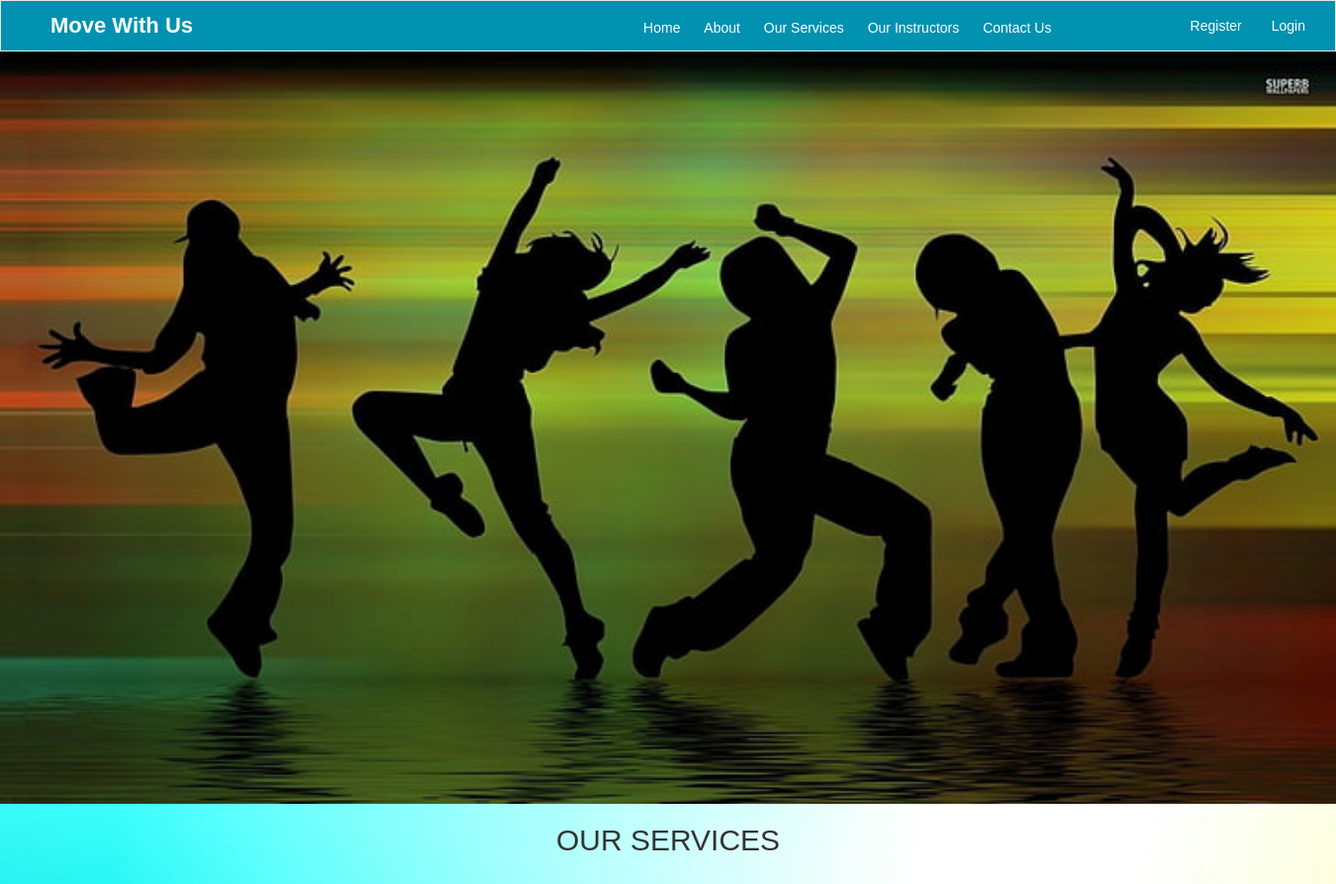
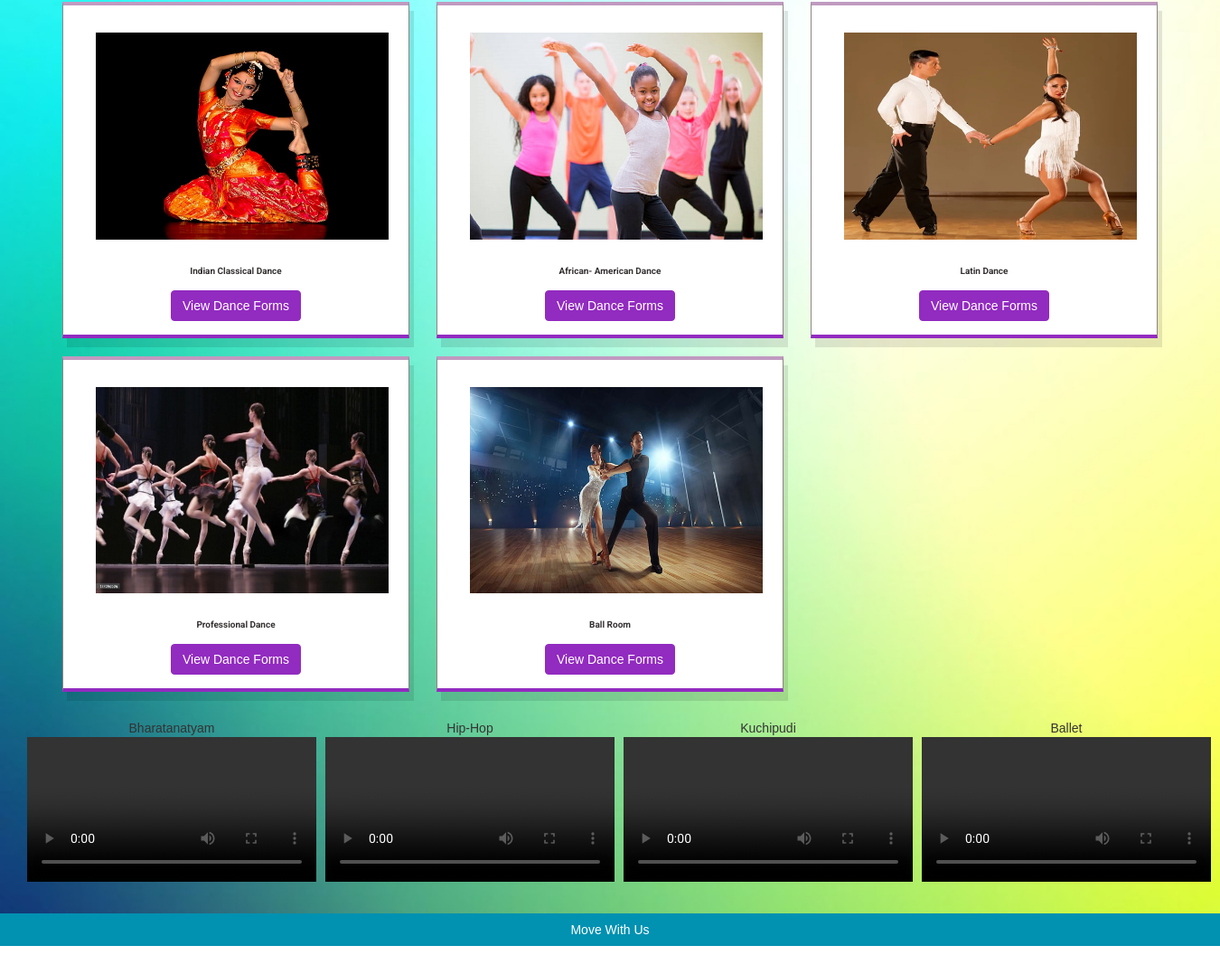
/services.php, run on the app's committed database (2 pictures, top to bottom).
### tables this page shows
CREATE TABLE `tbl_dance_categories` (
  `category_id` int(200) NOT NULL,
  `category_name` varchar(200) NOT NULL,
  `category_image` varchar(200) NOT NULL,
  `tag_name` varchar(100) NOT NULL
);

### services.php (the view, shortened to what this page needs)
<?php include('inc/header.php');?>
	<div class="container" style="padding: 0px;">
		<img src="assets/img/ourservices.jpg" alt="" width="100%" height="auto">
	</div>
  <div class="hero" style="background: url('assets/img/satrngicolor.jpg') no-repeat; background-size: cover;">
	<div class="row">
		<h2 style="text-align: center;">OUR SERVICES</h2>
  	</div>
  	<div class="row">
  		<div class="wrapper">
  			<?php
        include('config/db.php');
        $sql = "SELECT * FROM tbl_dance_categories";
        $getCategories = mysqli_query($conn, $sql);
           if(mysqli_num_rows($getCategories) > 0){
              while($row = mysqli_fetch_assoc($getCategories)){
                $category_id = $row['category_id'];
              ?>
            <div class="col-md-4" style="margin-top: 10px;">
              <div class="category-box">
                <img src=<?php echo $row['category_image'];?> style="width: 85%;    margin-left: 14px;" alt="Dance">
                <div class="category_name">
                <span style=""><?php echo $row['category_name'];?></span></div>
                <a href=viewDanceForms.php?id=<?php echo $category_id;?> class="btn btn-warning" style="background: #922bc0;border-color: #922bc0;">View Dance Forms</a>
              </div>
            </div>
          <?php }
        }
      ?>
  		</div>
  	</div>
    <div style="display: flex; justify-content: space-around; margin: 30px;">
    <div style="display: inline-block; margin-right: 10px;">
  <div style="text-align: center;">Bharatanatyam</div>
  <video width="320" controls>
    <source src="assets/video/bharatnatayam.mp4" type="video/mp4">
  </video>
</div>
<div style="display: inline-block; margin-right: 10px;">
  <div style="text-align: center;">Hip-Hop</div>
  <video width="320" controls>
    <source src="assets\video\hip-hop.mp4" type="video/mp4">
  </video>
</div>
<div style="display: inline-block; margin-right: 10px;">
  <div style="text-align: center;">Kuchipudi</div>
  <video width="320" controls>
    <source src="assets\video\kuchhipudi.mp4" type="video/mp4">
  </video>
</div>
<div style="display: inline-block; margin-right: 10px;">
  <div style="text-align: center;">Ballet</div>
  <video width="320" controls>
    <source src="assets\video\ballet.mp4" type="video/mp4">
  </video>
</div>
</div>
<?php include('inc/footer.php');?>
</div>

### inc/header.php (shortened to what this page needs)
<!doctype html>
<html lang="en">
  <head>
    <link rel="stylesheet" href="assets/fontawesome/css/all.min.css">
    <link rel="stylesheet" href="assets/css/bootstrap.css">
    <link rel="stylesheet" type="text/css" href="assets/css/style.css">
    <link rel="stylesheet" href="http://code.jquery.com/ui/1.13.2/themes/base/jquery-ui.css">
    <link rel="stylesheet" href="http://code.jquery.com/resources/demos/style.css">
        <link rel="stylesheet" href="https://cdnjs.cloudflare.com/ajax/libs/slick-carousel/1.8.1/slick.min.css" />
    <link rel="stylesheet" href="https://cdnjs.cloudflare.com/ajax/libs/slick-carousel/1.8.1/slick-theme.min.css" />
  </head>
  <body>
    <nav class="navbar navbar-default">
      <div class="container-fluid" style="padding-left: 25px;">
        <div class="navbar-header">
          <a class="navbar-brand" href="index.php">Move With Us</a>
          <ul class="menubar">
            <li><a href="index.php">Home</a></li>
            <li><a href="about.php">About</a></li>
            <li><a href="services.php">Our Services</a></li>
            <li><a href="staff.php">Our Instructors</a></li>
            <li><a href="contact.php">Contact Us</a></li>
          </ul>
        </div>
        <div class="collapse navbar-collapse" id="bs-example-navbar-collapse-1">
          <ul class="nav navbar-nav navbar-right">
            <?php if(isset($_SESSION['student_user_id'])){?>
            <li class="dropdown">
              <a href="#" class="dropdown-toggle" data-toggle="dropdown" role="button" aria-haspopup="true" aria-expanded="false">Settings <span class="caret"></span></a>
              <ul class="dropdown-menu">
              <li><a href="student_dashboard.php">Student</a></li>
              <li><a href="logout.php">Logout</a></li>
              </ul>
            </li>
            <?php } else if(!isset($_SESSION['admin_user_id']) || !isset($_SESSION['instructor_user_id']) || !isset($_SESSION['student_user_id'])){?>
            <li><a href="register.php">Register</a></li>
              <li><a href="Login.php">Login</a></li>
            <?php } ?>
          </ul>
        </div>
      </div>
    </nav>
    </body>
  </html>

### inc/footer.php
<div class="footer">
  <p>Move With Us</p>
</div>

### assets/css/style.css (style rules this page uses)
* { font-family: 'Rubik', sans-serif; margin:0; padding:0; box-sizing: border-box; outline: none; border:none; }
.category_name span { font-size: 10px !important; font-family: 'Roboto', sans-serif; }
.container { width: 100% !important; }
.navbar-default { border-radius: 0px; margin-bottom: 0px; background-color: #0191b1 !important; }
.navbar-brand { color: #FFF !important; font-size: 22px !important; font-weight: bold !important; }
.nav li a { color: #FFF !important; }
.footer { background-color: #3f14b6; border-color: #FFF; width: 100%; }
.footer p { padding: 8px;color: #FFF;text-align: center;margin-top:20px; background-color: #0191b1 !important; }
.category-box { margin-top: 10px; padding: 30px 0px 15px 0px; background-color: #fff; box-shadow: 0 .5rem 1rem rgba(0,0,0,.1); text-align: center; border: 1px solid #8e8484; border-top: 4px solid #c09a2b; border-bottom: 4px solid #922bc0; }
.category-box span { margin: 10px 0px; font-size: 16px; }
.category_name { text-align: center;padding: 3px 0px 13px 0px;color: #000;margin: 20px 0px 0px 0px; }
.category_name span { font-weight: bold; color:#353131; }
.navbar-brand { margin-left: 10px !important; }
.navbar-header { width: 80%; }
.menubar { display: inline-block; margin-top: 15px; float: right; }
.menubar li { list-style-type: none; display: inline-block; margin-top: 2px; }
.menubar li a { color: #FFF; text-decoration: none; font-size: 14px; padding: 10px; }
.wrapper { width: 90%; margin: 0 auto; }

### inc/header.php (style rules this page uses)
.wrapper { width: 90%; margin: 0 auto; padding-bottom: 20px; }
.category-box { margin-top: 10px; padding: 30px 0px 15px 0px; background-color: #fff; box-shadow: 0.5rem 1rem rgba(0,0,0,.1); text-align: center; border: 1px solid #8e8484; border-top: 4px solid #c09ac0; border-bottom: 4px solid #922bc0; }
.category-box span { margin: 10px 0px; font-size: 16px; }

### data on the page
tbl_dance_categories: category_image (picture), category_name "Indian Classical Dance"
tbl_dance_categories: category_image (picture), category_name "African- American Dance"
tbl_dance_categories: category_image (picture), category_name "Latin Dance"
tbl_dance_categories: category_image (picture), category_name "Professional Dance"
tbl_dance_categories: category_image (picture), category_name "Ball Room"
